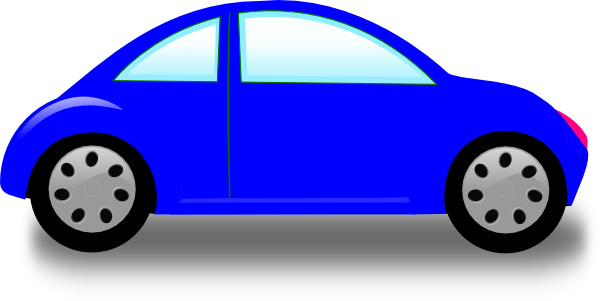
#> input picture director_task/images/blue_car_large.png, 600 x 301 px; its folder holds only this picture in this run
$ python resize_image.py
#> lines starting #> are read from the running program, lines starting #| are printed output that depends on the picture
from PIL import Image
import os
import glob

def resize_image_with_padding(input_path, output_path, scale_factor=0.5):
    """
    Resize image by scale_factor and place it in original canvas with blank space
    """
#> called with input_path = 'director_task/images/blue_car_large.png', output_path = 'director_task/images/blue_car_medium.png', scale_factor = 0.5
    # Open the original image
    original_img = Image.open(input_path)
#> original_img is the input picture: PIL image 600x301 RGBA; mean R, G, B, A 104.8, 108.4, 194, 171.1
    original_width, original_height = original_img.size
#> original_width = 600; original_height = 301

    # Calculate new size
    new_width = int(original_width * scale_factor)
#> new_width = 300
    new_height = int(original_height * scale_factor)
#> new_height = 150

    # Resize the image
    resized_img = original_img.resize((new_width, new_height), Image.LANCZOS)
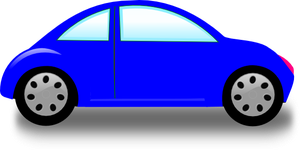
#> resized_img: PIL image 300x150 RGBA; mean R, G, B, A 53.3, 56.7, 144.5, 171; transparent parts drawn white

    # Create a new image with original dimensions and transparent background
    new_img = Image.new('RGBA', (original_width, original_height), (255, 255, 255, 0))

    # Calculate position to center the resized image
    x_offset = (original_width - new_width) // 2
#> x_offset = 150
    y_offset = (original_height - new_height) // 2
#> y_offset = 75

    # Paste the resized image onto the new canvas
    new_img.paste(resized_img, (x_offset, y_offset))
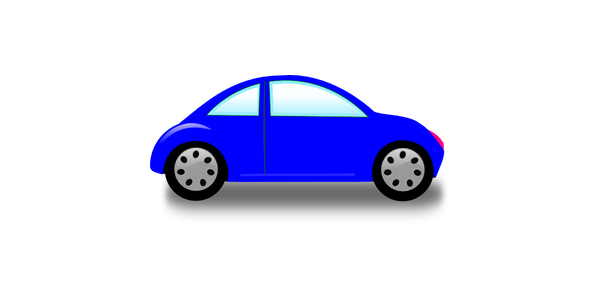
#> new_img: PIL image 600x301 RGBA; mean R, G, B, A 204.7, 205.6, 227.5, 42.6; transparent parts drawn white

    # Save the result
    new_img.save(output_path)
    print(f"Resized image saved to: {output_path}")

def process_all_large_images():
    """
    Process all *_large.png files in the images directory
    """
    # Find all *_large.png files
    large_files = glob.glob("director_task/images/*_large.png")

    for large_file in large_files:
        # Extract base name without _large.png
        base_name = large_file.replace("_large.png", "")

        # Create medium version (half size)
        medium_file = f"{base_name}_medium.png"
        resize_image_with_padding(large_file, medium_file, scale_factor=0.5)

        # Create small version (quarter size of original)
        small_file = f"{base_name}_small.png"
        resize_image_with_padding(large_file, small_file, scale_factor=0.25)
#> call 2 of resize_image_with_padding, with input_path = 'director_task/images/blue_car_large.png', output_path = 'director_task/images/blue_car_small.png', scale_factor = 0.25
#> in resize_image_with_padding (call 2), `resized_img = original_img.resize((new_width, new_height), Image.LANCZ..`:
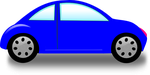
#> resized_img: PIL image 150x75 RGBA; mean R, G, B, A 53.8, 57, 147, 171; transparent parts drawn white
#> in resize_image_with_padding (call 2), `new_img.paste(resized_img, (x_offset, y_offset))`:
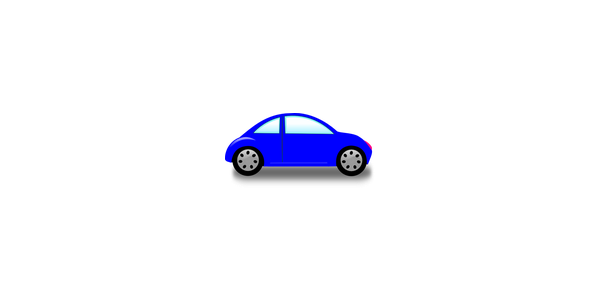
#> new_img: PIL image 600x301 RGBA; mean R, G, B, A 242.5, 242.7, 248.3, 10.7; transparent parts drawn white

if __name__ == "__main__":
    process_all_large_images()
